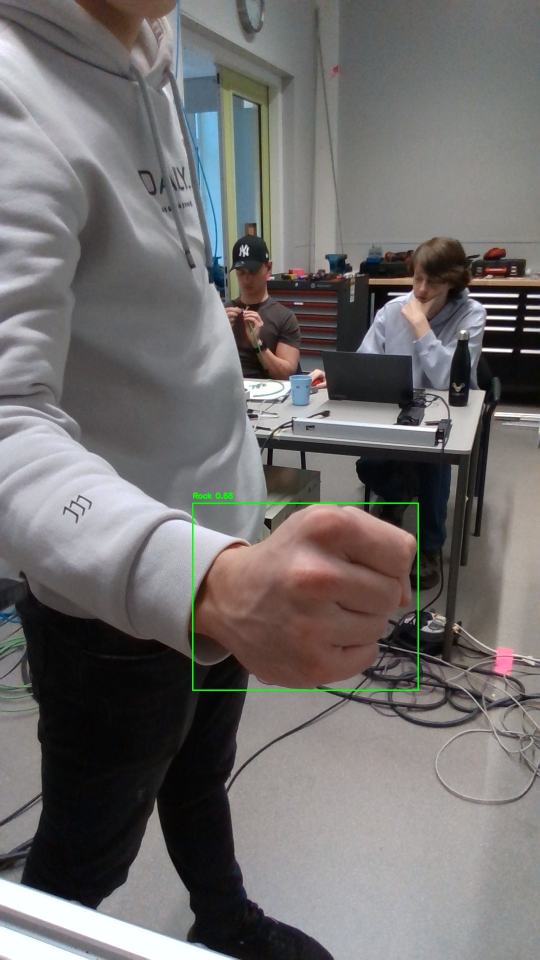
#> input picture Rockpaperscissor/image.jpg, 1080 x 1920 px (shown at 1/2 size)
$ python -i test2.py   (imports and definitions only)
#> lines starting #> are read from the running program, lines starting #| are printed output that depends on the picture
import cv2
from ultralytics import YOLO
import time

# Laad het model met logging uitgeschakeld
# [1 line that did not run here, left out]

# Open de webcam
# [5 lines not run here, left out]

# Functie om de schuifbalk te gebruiken
def nothing(x):
    pass

# Maak een venster en schuifbalken voor parameters
# [8 lines not run here, left out]

def get_person_gesture(frame):
    # Haal schuifbalkwaarden op
    brightness = cv2.getTrackbarPos("Brightness", "Parameters") - 50
    contrast = cv2.getTrackbarPos("Contrast", "Parameters") - 50
    conf_threshold = cv2.getTrackbarPos("Confidence", "Parameters") / 100.0
    blur_level = cv2.getTrackbarPos("Blur", "Parameters")
    color_mode = cv2.getTrackbarPos("Color Mode", "Parameters")
    min_size = cv2.getTrackbarPos("Min Size", "Parameters")
    rotation_angle = cv2.getTrackbarPos("Rotation", "Parameters")

    # Pas helderheid en contrast aan
    adjusted_frame = cv2.convertScaleAbs(frame, alpha=1 + contrast / 50.0, beta=brightness)

    # Pas blur toe
    if blur_level > 0:
        ksize = blur_level if blur_level % 2 == 1 else blur_level + 1  # Kern moet oneven zijn
        adjusted_frame = cv2.GaussianBlur(adjusted_frame, (ksize, ksize), 0)

    # Verander kleurmodus
    if color_mode == 1:
        adjusted_frame = cv2.cvtColor(adjusted_frame, cv2.COLOR_BGR2HSV)
    elif color_mode == 2:
        gray_frame = cv2.cvtColor(adjusted_frame, cv2.COLOR_BGR2GRAY)
        adjusted_frame = cv2.merge([gray_frame, gray_frame, gray_frame])

    # Draai het frame
    h, w = adjusted_frame.shape[:2]
    center = (w // 2, h // 2)
    rotation_matrix = cv2.getRotationMatrix2D(center, rotation_angle, 1)
    adjusted_frame = cv2.warpAffine(adjusted_frame, rotation_matrix, (w, h))

    # Voorspellingen uitvoeren met YOLO
    results = model.predict(source=adjusted_frame, conf=conf_threshold, save=False, show=False)

    # Zoek het object met de hoogste confidence
    best_box = None
    best_conf = 0
    resultaat = None  # Variabele om het resultaat bij te houden

    for result in results:
        for box in result.boxes:
            conf = box.conf[0]
            x1, y1, x2, y2 = map(int, box.xyxy[0])
            box_size = (x2 - x1) * (y2 - y1)

            # Controleer op minimale grootte en hoogste confidence
            if conf > best_conf and box_size > min_size:
                best_conf = conf
                best_box = (x1, y1, x2, y2, box.cls[0])

    # Teken alleen de beste box en geef de output als er detecties zijn
    if best_box is not None:
        x1, y1, x2, y2, cls = best_box
        label = f"{model.names[int(cls)]} {best_conf:.2f}"
        cv2.rectangle(adjusted_frame, (x1, y1), (x2, y2), (0, 255, 0), 2)
        cv2.putText(adjusted_frame, label, (x1, y1 - 10), cv2.FONT_HERSHEY_SIMPLEX, 0.5, (0, 255, 0), 2)
        print(f"Detected: {model.names[int(cls)]} with confidence {best_conf:.2f}")

        # Koppel resultaat aan variabele
        if model.names[int(cls)] == "Rock":
            resultaat = 'rock'
        elif model.names[int(cls)] == "Paper":
            resultaat = 'paper'
        elif model.names[int(cls)] == "Scissors":
            resultaat = 'scissors'

    return resultaat, adjusted_frame

# [22 lines not run here, left out]

>>> import cv2
>>> picture = cv2.imread('../../image.jpg', cv2.IMREAD_GRAYSCALE)
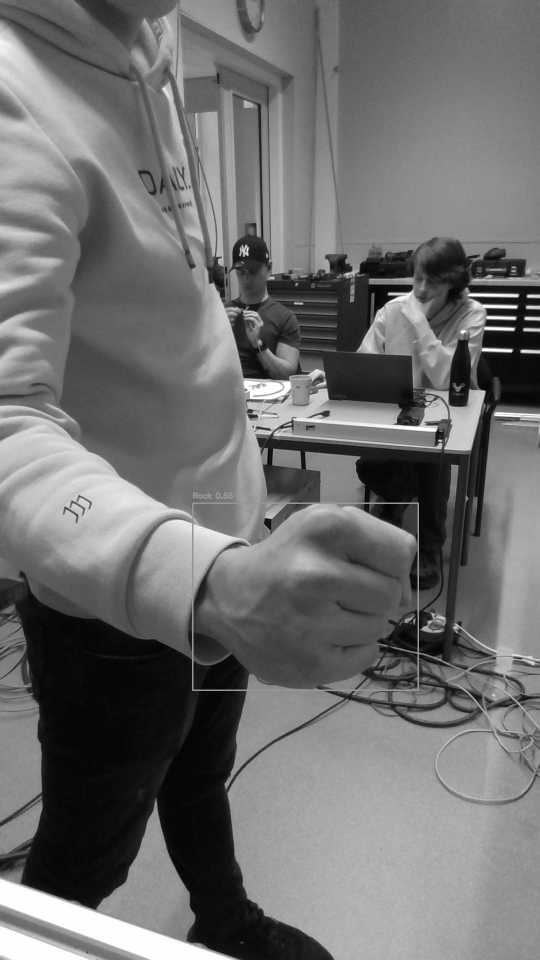
#> picture: shape (1920, 1080) (shown at 1/2 size); min 0, max 255, mean 110.6
>>> result = get_person_gesture(picture)
#> in get_person_gesture, `adjusted_frame = cv2.convertScaleAbs(frame, alpha=1 + contrast / 50.0,..`: adjusted_frame: shape (1920, 1080); every value is 50
#> (the run stopped early here; a loop or call above may not have finished)
